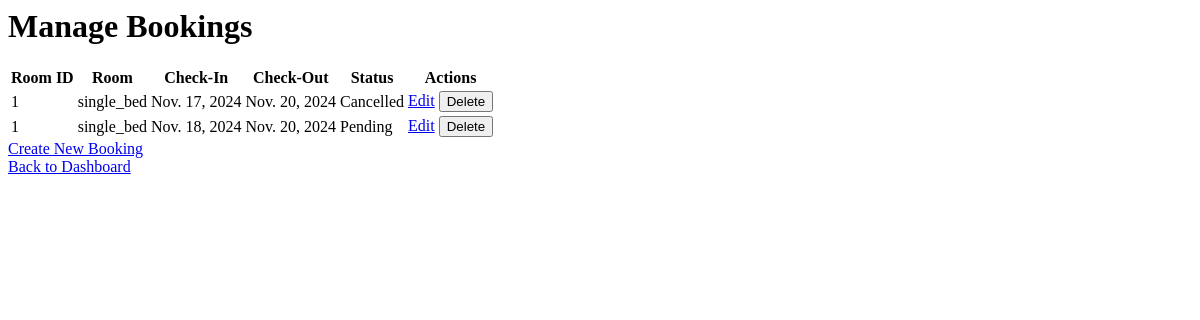
Page /bookings/ on the earlier database version.
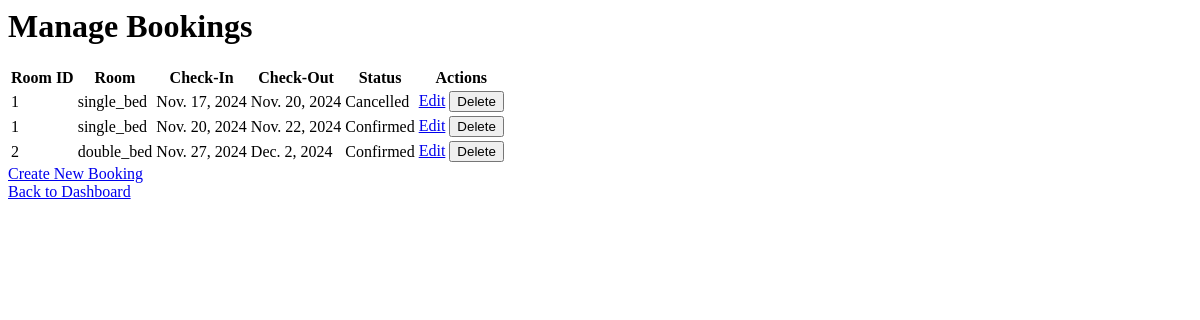
Same page on the later database version.
### core/models.py (models this page shows, shortened)
class Booking(models.Model):
    STATUS_CHOICES = [
        ('pending', 'Pending'),
        ('confirmed', 'Confirmed'),
        ('cancelled', 'Cancelled'),
    ]
    room = models.ForeignKey(Room, related_name='bookings', on_delete=models.CASCADE)
    customer = models.ForeignKey(Customer, related_name='bookings', on_delete=models.CASCADE, default=1)
    check_in_date = models.DateField()
    check_out_date = models.DateField()
    total_price = models.DecimalField(max_digits=10, decimal_places=2)
    status = models.CharField(max_length=50, choices=STATUS_CHOICES)
    created_at = models.DateTimeField(auto_now_add=True)
    updated_at = models.DateTimeField(auto_now=True)

class Room(models.Model):
    room_type = models.CharField(max_length=100)
    description = models.TextField()
    price_per_night = models.DecimalField(max_digits=8, decimal_places=2)
    status = models.CharField(max_length=50, choices=[('available', 'Available'), ('booked', 'Booked'), ('pending', 'Pending')])
    created_at = models.DateTimeField(auto_now_add=True)
    updated_at = models.DateTimeField(auto_now=True)

### core/views.py (the view)
# urls.py: path('bookings/', views.booking_list, name='booking_list'),
def booking_list(request):
    bookings = Booking.objects.all()
    return render(request, 'booking_list.html', {'bookings': bookings})

### core/templates/core/booking_list.html (shortened to what this page needs)
<div class="container mt-4">
    <div class="d-flex justify-content-between align-items-center mb-3">
        <h1>Manage Bookings</h1>
    </div>
    <table class="table table-striped">
        <thead>
            <tr>
                <th>Room ID</th>
                <th>Room</th>
                <th>Check-In</th>
                <th>Check-Out</th>
                <th>Status</th>
                <th>Actions</th>
            </tr>
        </thead>
        <tbody>
            {% for booking in bookings %}
            <tr>
                <td>{{ booking.room.id }}</td>
                <td>{{ booking.room.room_type }}</td>
                <td>{{ booking.check_in_date }}</td>
                <td>{{ booking.check_out_date }}</td>
                <td>{{ booking.get_status_display }}</td>
                <td>
                    <a href="{% url 'booking_edit' booking.id %}" class="btn btn-warning btn-sm">Edit</a>
                    <form method="post" action="{% url 'booking_delete' booking.id %}" style="display:inline;">
                        <button type="submit" class="btn btn-danger btn-sm">Delete</button>
                    </form>
                </td>
            </tr>
            {% endfor %}
        </tbody>
    </table>
</div>
<a href="{% url 'new_booking' %}" class="btn btn-primary">Create New Booking</a>
<div class="d-flex justify-content-end mb-3">
<a href="{% url 'dashboard' %}" class="btn btn-secondary me-2">Back to Dashboard</a>

Differences in the rows shown:
changed Booking: check_in_date "Nov. 18, 2024" → "Nov. 20, 2024"; check_out_date "Nov. 20, 2024" → "Nov. 22, 2024"; status "Pending" → "Confirmed"
added Booking: room.id "2", room.room_type "double_bed", check_in_date "Nov. 27, 2024", check_out_date "Dec. 2, 2024", status "Confirmed"
